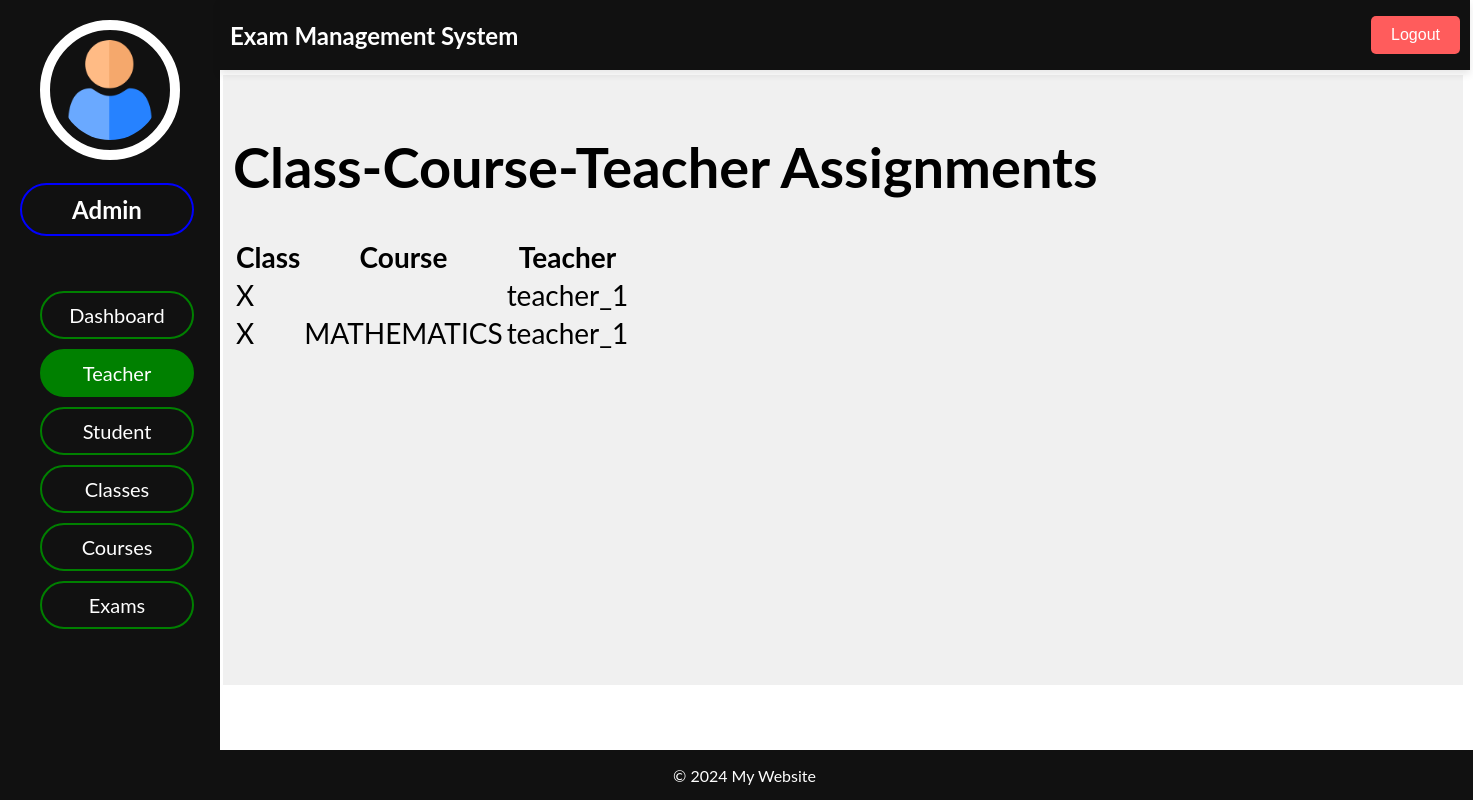
The page /adminpanel/teachers/assignments/ on the database as committed earlier.
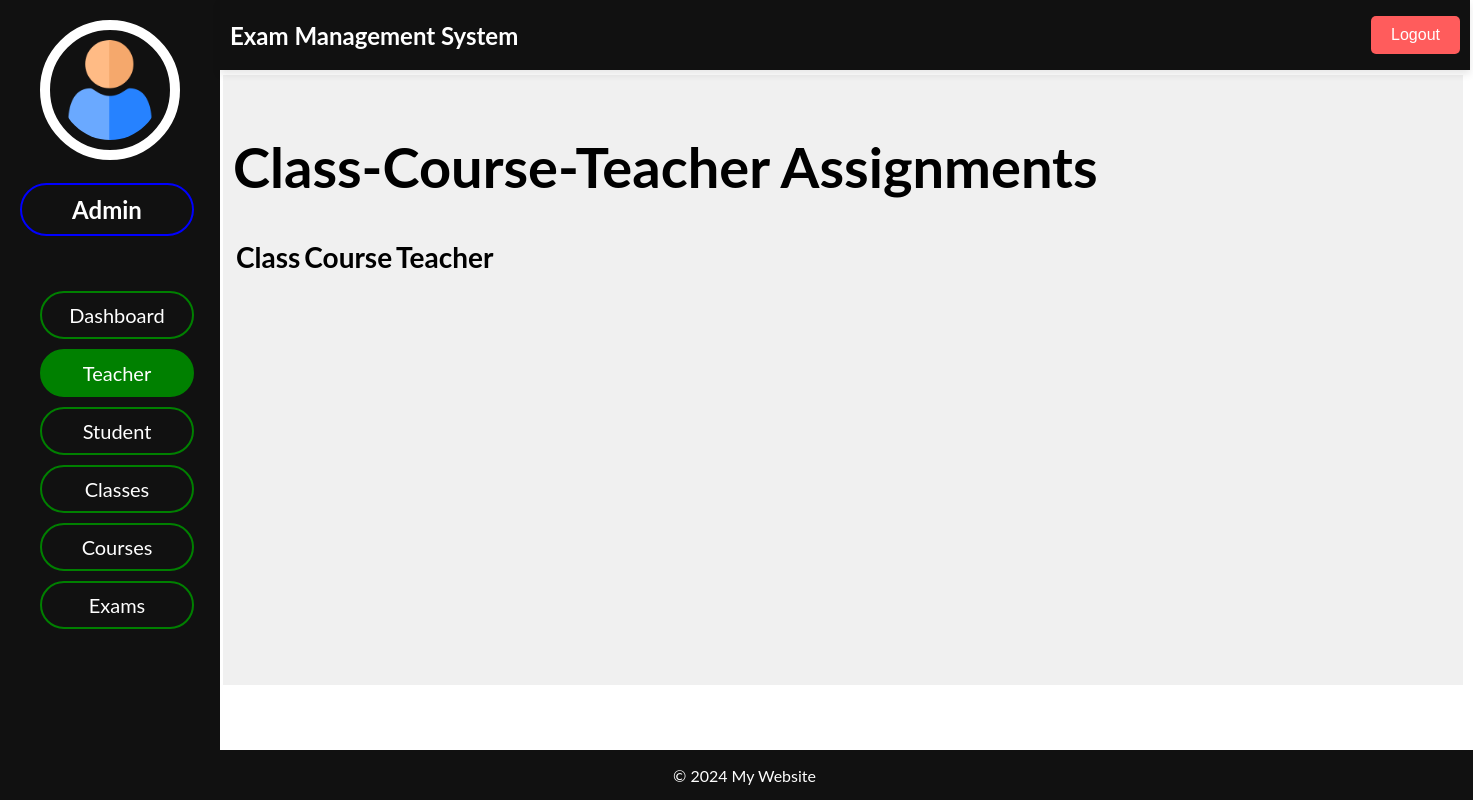
The same page on the database as committed later.
### admin_panel/models.py (models this page shows, shortened)
class ClassCourseTeacher(models.Model):
    teacher_id = models.ForeignKey(Teacher, on_delete=models.CASCADE)
    class_id = models.ForeignKey(Class, on_delete=models.CASCADE)
    course_id = models.ForeignKey(Course, null=True, blank=True, on_delete=models.CASCADE)

class Class(models.Model):
    class_id = models.AutoField(primary_key=True)
    name = models.CharField(max_length=100)
    courses = models.ManyToManyField(Course, blank=True)
    exams = models.ManyToManyField(Exam, blank=True)

class Teacher(models.Model):
    teacher_id = models.AutoField(primary_key=True)
    name = models.CharField(max_length=100)
    password = models.CharField(max_length=100, default="x")
    email = models.EmailField()
    phone = models.CharField(max_length=15)
    classes = models.ManyToManyField(Class, blank=True)

class Course(models.Model):
    course_id = models.AutoField(primary_key=True)
    name = models.CharField(max_length=100)

### admin_panel/views.py (the view)
# urls.py: path('teachers/assignments/', views.class_course_teacher_list, name='class_course_teacher_list'),
def class_course_teacher_list(request):
    assignments = ClassCourseTeacher.objects.all()
    return render(request, 'teachers/class_course_teacher_list.html', {'assignments': assignments})

### admin_panel/templates/teachers/class_course_teacher_list.html (shortened to what this page needs)
{% extends "dashboard/index.html" %}
{% block header %}
    {% include "dashboard/header.html" %}
{% endblock header %}
{% block sidenav %}
    {% include "teachers/sidenav.html" %}
{% endblock sidenav %}
{% block main %}
    <h1>Class-Course-Teacher Assignments</h1>
    <table>
        <thead>
            <tr>
                <th>Class</th>
                <th>Course</th>
                <th>Teacher</th>
            </tr>
        </thead>
        <tbody>
            {% for assignment in assignments %}
            <tr>
                <td>{{ assignment.class_id.name }}</td>
                <td>{{ assignment.course_id.name }}</td>
                <td>{{ assignment.teacher_id.name }}</td>
            </tr>
            {% endfor %}
        </tbody>
    </table>
{% endblock main %}
{% block footer %}
    {% include "dashboard/footer.html" %}
{% endblock footer %}

Rows that differ between the two databases and show on the page:
removed ClassCourseTeacher: class_id.name "X", teacher_id.name "teacher_1"
removed ClassCourseTeacher: class_id.name "X", course_id.name "MATHEMATICS", teacher_id.name "teacher_1"
